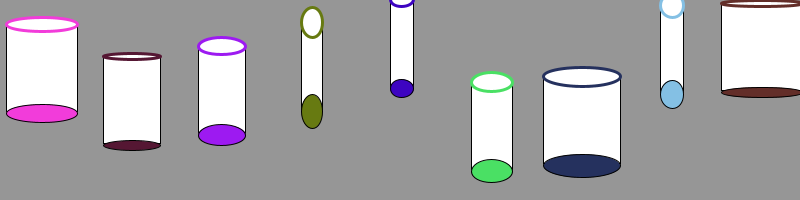
Frame 1 (no input)
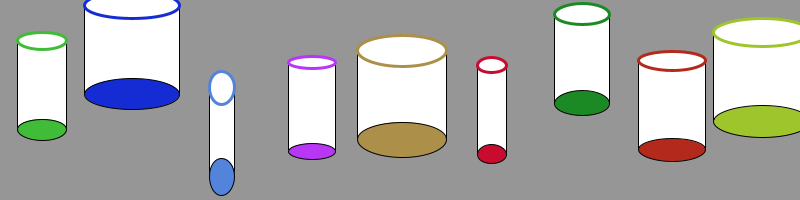
Frame 2 (the mouse pressed at the canvas centre, redrawn once)

The Processing sketch that drew these frames (run headless with seeded random() and noise(); the mouse was pressed at the canvas centre and the sketch redrawn once):

// Processing sketch: processing_64830
// ── processing_64830.pde

//workshop_6a3
//jar in bedroom, need to add lid

void setup() {
size(800, 200);
smooth();
noLoop();
rectMode(CENTER);
}

void draw(){
  background(150);
  
  for(int i=-30; i<=width; i+=90){
    
  float jar_width = random(20, 100);
  float rect_height = random(40, 150);
  float weight = random(3, Z);
  color lid = color(random(255), random(255), random(255));
  float opening = random(5, 35);
  
  jar(i, 0, jar_width, rect_height, weight, lid, opening);
  
  }
}




void jar(float xpos,float ypos, float w, float rh, float sw, color lc, float eh){

pushMatrix();
translate(xpos, ypos);
fill(255);
rect(72, rh, w, 86);
strokeWeight(sw);
stroke(lc);
ellipse(72, rh-44, w, eh);
strokeWeight(1);
stroke(0);
fill(lc);
ellipse(72, rh+45, w, eh+4);
popMatrix();
}
